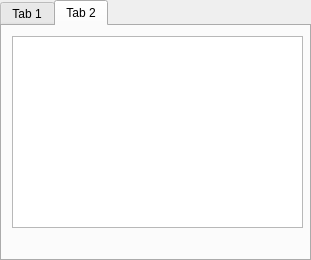
<?xml version="1.0" encoding="UTF-8"?>
<ui version="4.0">
 <class>Widget</class>
 <widget class="QWidget" name="Widget">
  <property name="geometry">
   <rect>
    <x>0</x>
    <y>0</y>
    <width>311</width>
    <height>260</height>
   </rect>
  </property>
  <property name="windowTitle">
   <string>Widget</string>
  </property>
  <widget class="QTabWidget" name="tabWidget">
   <property name="geometry">
    <rect>
     <x>0</x>
     <y>0</y>
     <width>311</width>
     <height>261</height>
    </rect>
   </property>
   <property name="currentIndex">
    <number>1</number>
   </property>
   <widget class="QWidget" name="layer">
    <attribute name="title">
     <string>Tab 1</string>
    </attribute>
    <widget class="QComboBox" name="comboBox">
     <property name="geometry">
      <rect>
       <x>10</x>
       <y>10</y>
       <width>121</width>
       <height>22</height>
      </rect>
     </property>
    </widget>
    <widget class="QLabel" name="label">
     <property name="geometry">
      <rect>
       <x>160</x>
       <y>10</y>
       <width>61</width>
       <height>21</height>
      </rect>
     </property>
     <property name="text">
      <string>不透明度：</string>
     </property>
    </widget>
    <widget class="QLineEdit" name="opacity">
     <property name="geometry">
      <rect>
       <x>220</x>
       <y>10</y>
       <width>71</width>
       <height>20</height>
      </rect>
     </property>
    </widget>
    <widget class="QLabel" name="label_2">
     <property name="geometry">
      <rect>
       <x>10</x>
       <y>50</y>
       <width>41</width>
       <height>21</height>
      </rect>
     </property>
     <property name="text">
      <string>锁定：</string>
     </property>
    </widget>
    <widget class="QLabel" name="icon_1">
     <property name="geometry">
      <rect>
       <x>50</x>
       <y>50</y>
       <width>21</width>
       <height>21</height>
      </rect>
     </property>
     <property name="text">
      <string>TextLabel</string>
     </property>
    </widget>
    <widget class="QLabel" name="icon_2">
     <property name="geometry">
      <rect>
       <x>80</x>
       <y>50</y>
       <width>21</width>
       <height>21</height>
      </rect>
     </property>
     <property name="text">
      <string>TextLabel</string>
     </property>
    </widget>
    <widget class="QLabel" name="icon_3">
     <property name="geometry">
      <rect>
       <x>110</x>
       <y>50</y>
       <width>21</width>
       <height>21</height>
      </rect>
     </property>
     <property name="text">
      <string>TextLabel</string>
     </property>
    </widget>
    <widget class="QLabel" name="icon_4">
     <property name="geometry">
      <rect>
       <x>140</x>
       <y>50</y>
       <width>21</width>
       <height>21</height>
      </rect>
     </property>
     <property name="text">
      <string>TextLabel</string>
     </property>
    </widget>
    <widget class="QLabel" name="label_7">
     <property name="geometry">
      <rect>
       <x>180</x>
       <y>50</y>
       <width>41</width>
       <height>21</height>
      </rect>
     </property>
     <property name="text">
      <string>填充：</string>
     </property>
    </widget>
    <widget class="QLineEdit" name="fill">
     <property name="geometry">
      <rect>
       <x>220</x>
       <y>50</y>
       <width>71</width>
       <height>20</height>
      </rect>
     </property>
    </widget>
    <widget class="QListWidget" name="layers">
     <property name="geometry">
      <rect>
       <x>10</x>
       <y>80</y>
       <width>281</width>
       <height>151</height>
      </rect>
     </property>
    </widget>
   </widget>
   <widget class="QWidget" name="channel">
    <attribute name="title">
     <string>Tab 2</string>
    </attribute>
    <widget class="QListWidget" name="colors">
     <property name="geometry">
      <rect>
       <x>10</x>
       <y>10</y>
       <width>291</width>
       <height>192</height>
      </rect>
     </property>
    </widget>
   </widget>
  </widget>
 </widget>
 <layoutdefault spacing="6" margin="11"/>
 <resources/>
 <connections/>
</ui>
